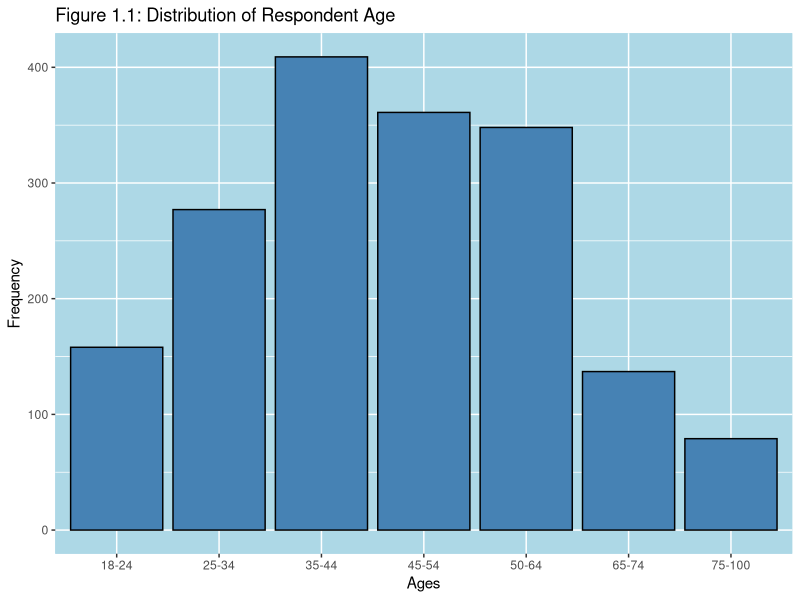
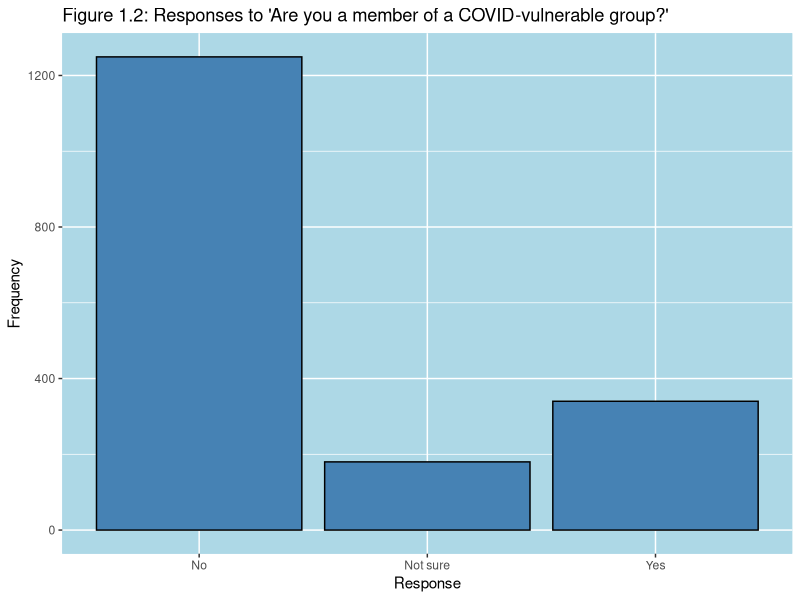
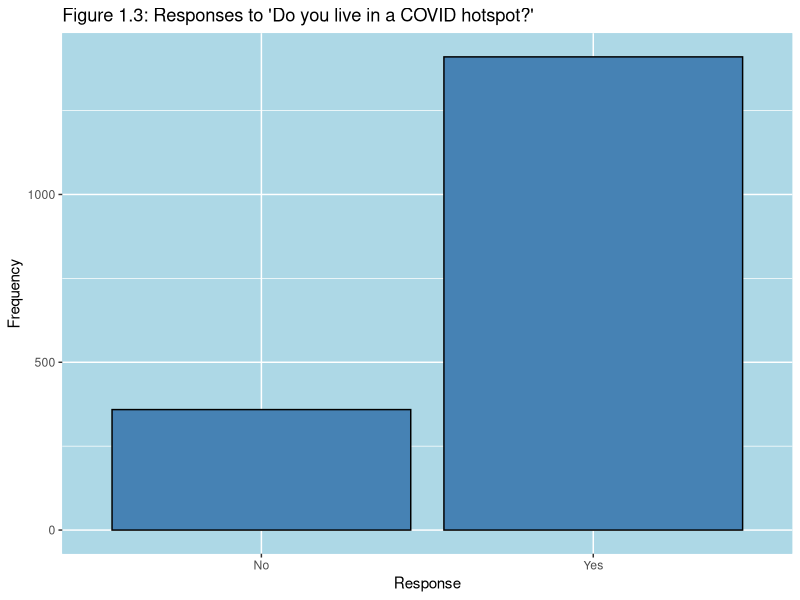
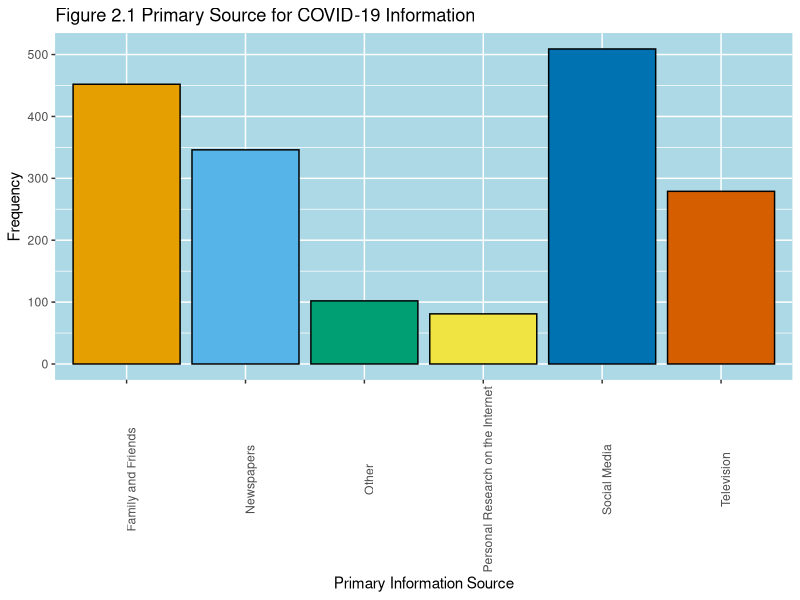
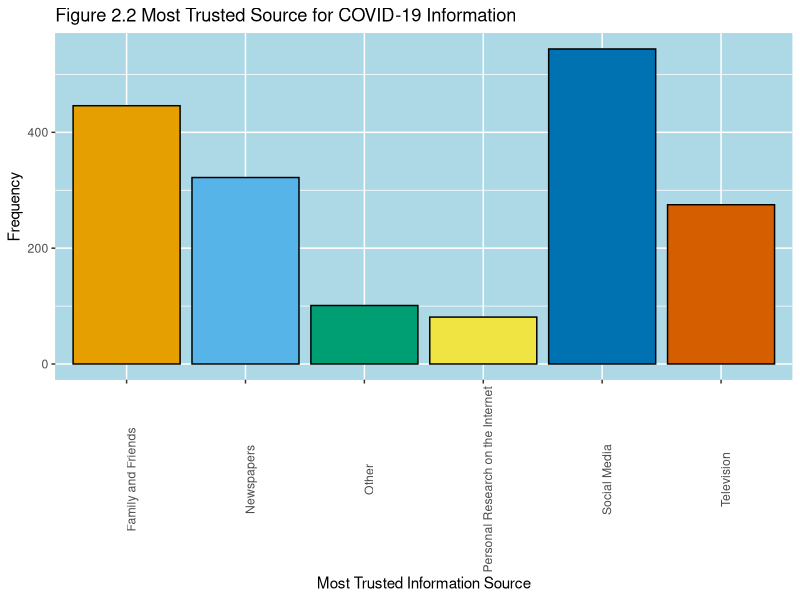
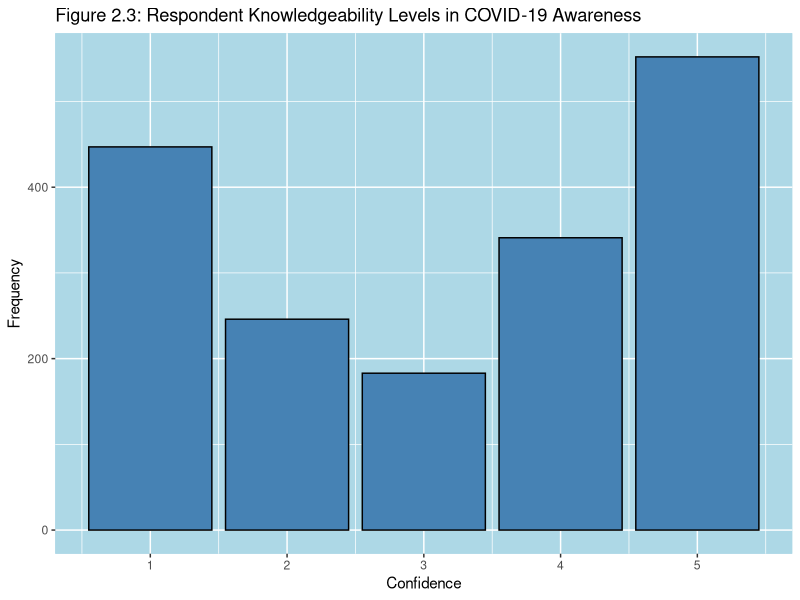
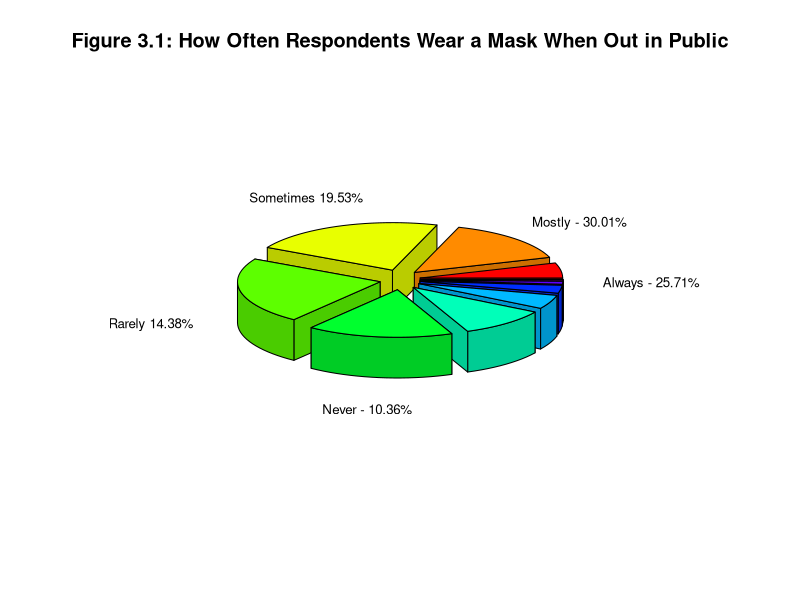
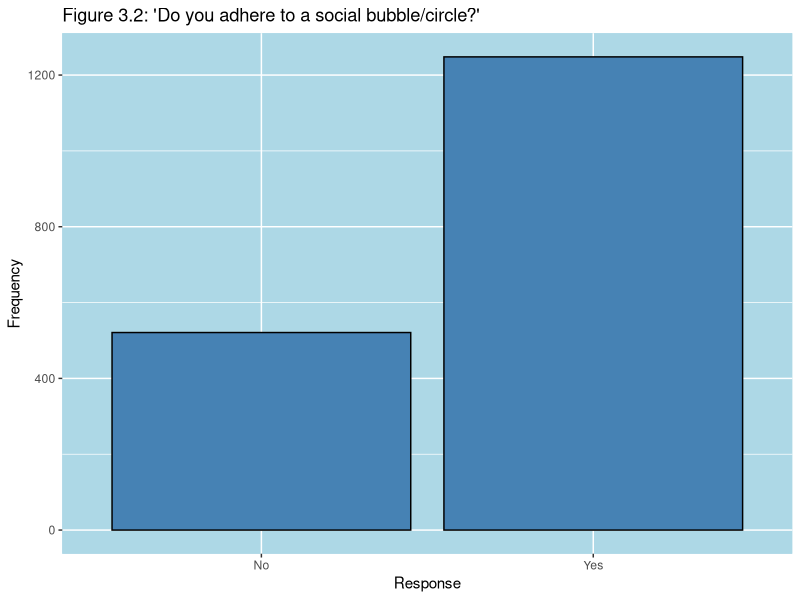

R code for these plots, in order:
## ---- chunk 1
knitr::opts_chunk$set(echo = TRUE)
#install.packages('plotrix')
library(tidyverse)
## ---- chunk 2
#Simulating data
#We can always change the prob to fit our report
set.seed(314)

# Number of respondents to our survey
sample_size = 1769

#What is your age?
my_data <- tibble(
  Age  = sample(x = c("18-24", "25-34", "35-44", "45-54", "50-64", "65-74", "75-100"), size = sample_size, replace = TRUE, prob = c(0.1, 0.159, 0.25, 0.22, .2, 0.1, 0.05)),
  
#Are you a member of a vulnerable population?
  Vulnerable_Population = sample(x = c("Yes", "No", "Not sure"), size = sample_size, replace = TRUE, prob = c(0.2, 0.7, 0.1)),
  
  #Do you live in one of the following administrative/metropolitan regions
  Living = sample(x = c("Yes", "No"),  size = sample_size, replace = TRUE, prob = c(0.8, 0.2)),

#Are you Pro-Vaccine or Anti-Vaccine?
  Vaccine_Status = sample(x = c("Pro-Vaccine", "Anti-Vaccine"), size = sample_size, replace = TRUE, prob = c(0.85, 0.15)),

#What is your primary source of media?"
  Primary_Source = sample(x = c("Social Media", "Television", "Newspapers", "Personal Research on the Internet", "Family and Friends", "Other"), size = sample_size, replace = TRUE, prob = c(0.3, 0.15, 0.2, 0.05, 0.25, 0.05)),

#Which source do you consider most trustworthy?"
  Trustworthy_Source = sample(x = c("Social Media", "Television", "Newspapers", "Personal Research on the Internet", "Family and Friends", "Other"), size = sample_size, replace = TRUE, prob = c(0.3, 0.15, 0.2, 0.05, 0.25, 0.05)),

#On a scale from 1 to 5, how knowledgeable do you think you are about COVID-19?
  Knowledgeable = sample(c(1:5), size = sample_size, replace = TRUE, prob = c(0.25, 0.15, 0.1, 0.2, 0.3)),
  
#How often do you wear a mask?
  Mask_Frequency = sample(x = c("Always", "Most of the time", "Sometimes", "Rarely", "Never"), size = sample_size, replace = TRUE, prob = c(0.25, 0.3, 0.2, 0.15, 0.1)),
  
#Do you stick to a social bubble?
  Social_Bubble = sample(x = c("Yes", "No"), size = sample_size, replace = TRUE, prob = c(0.7066, 0.2934)),
  
#Do you follow regulations at private establishments?
  Follow_Regulation = sample(x = c("Yes, I follow all store requirements",
                                   "Mostly",
                                   "Only ones I think will be enforced",
                                   "None"),
                             size = sample_size, replace = TRUE, 
                           prob = c(0.25, 0.25, 0.25, 0.25)),
  
  Visit_non_essentials = rpois(sample_size, 3),
  
#Have you traveled within Canada?
  Travel_Within_Canada = sample(x = c("No", "Yes"), size = sample_size, replace = TRUE, prob = c(0.8674, 0.1326)), 
  
#Have you traveled outside of Canada?
  Travel_Out_Of_Canada = sample(x = c("No", "Yes"), size = sample_size, replace = TRUE, prob = c(0.98743, 0.01257)),

#Do you have confidence in the vaccine?
  Vaccine_Confidence = sample(x = c("Yes", "No"), size = sample_size, replace = TRUE, prob = c(0.80,0.20)),

#Would you take the vaccine?
  Vaccine_Taken = sample(x = c("Yes", "No"), size = sample_size, replace = TRUE, prob = c(0.75,0.25))
)
## ---- chunk 3

#Graphs

#Distribution of Respondent Age Graph
my_data %>% 
  ggplot(aes(x = Age)) +
  geom_bar(colour ="black", fill="steelblue") +
  labs(x = "Ages",
       y = "Frequency",
       title = "Figure 1.1: Distribution of Respondent Age") +
  theme(panel.background = element_rect(fill = "lightblue",
                                colour = "lightblue",
                                size = 0.5, linetype = "solid"))

## ---- chunk 4

#Distribution of Vulnerable Populations
my_data %>% 
  ggplot(aes(x = Vulnerable_Population)) +
  geom_bar(colour ="black", fill="steelblue") +
  labs(x = "Response",
       y = "Frequency",
       title = "Figure 1.2: Responses to 'Are you a member of a COVID-vulnerable group?'") +
  theme(panel.background = element_rect(fill = "lightblue",
                                colour = "lightblue",
                                size = 0.5, linetype = "solid"))

## ---- chunk 5

#Distribution of Living in COVID Hotspots
my_data %>% 
  ggplot(aes(x = Living)) +
  geom_bar(colour ="black", fill="steelblue") +
  labs(x = "Response",
       y = "Frequency",
       title = "Figure 1.3: Responses to 'Do you live in a COVID hotspot?'") +
  theme(panel.background = element_rect(fill = "lightblue",
                                colour = "lightblue",
                                size = 0.5, linetype = "solid"))
## ---- chunk 6
# Colour palette

cbPalette <- c("#E69F00", "#56B4E9", "#009E73", "#F0E442", "#0072B2", "#D55E00")

#Distribution of Primary Sources
my_data %>% 
  ggplot(aes(x = Primary_Source)) +
  geom_bar(colour ="black", fill=cbPalette) +
  labs(x = "Primary Information Source",
       y = "Frequency",
       title = "Figure 2.1 Primary Source for COVID-19 Information") +
  theme(axis.text.x=element_text(angle=90), 
        panel.background = element_rect(fill = "lightblue",
                                colour = "lightblue",
                                size = 0.5, linetype = "solid"))

## ---- chunk 7

#Distribution of Most Trusted source
my_data %>% 
  ggplot(aes(x = Trustworthy_Source)) +
  geom_bar(colour ="black", fill=cbPalette) +
  labs(x = "Most Trusted Information Source",
       y = "Frequency",
       title = "Figure 2.2 Most Trusted Source for COVID-19 Information") +
  theme(axis.text.x=element_text(angle=90), 
        panel.background = element_rect(fill = "lightblue",
                                colour = "lightblue",
                                size = 0.5, linetype = "solid"))


## ---- chunk 8

#Distribution of Confidence
my_data %>% 
  ggplot(aes(x = Knowledgeable)) +
  geom_bar(colour ="black", fill="steelblue") +
  labs(x = "Confidence",
       y = "Frequency",
       title = "Figure 2.3: Respondent Knowledgeability Levels in COVID-19 Awareness") +
  theme(panel.background = element_rect(fill = "lightblue",
                                colour = "lightblue",
                                size = 0.5, linetype = "solid"))
## ---- chunk 9
library(plotrix)
dat<-table(my_data[11])
#proportions(dat)
lbls <- c("Always - 25.71%", "Mostly - 30.01%", "Sometimes 19.53%", "Rarely 14.38%", "Never - 10.36%")
pie3D(dat, radius = .7, labels=lbls,explode=0.1, main="Figure 3.1: How Often Respondents Wear a Mask When Out in Public", labelcex=.8)


#Mask adherance rate
#my_data %>% 
#  ggplot(aes(x = Mask_Frequency)) +
#  geom_bar(colour ="black", fill="steelblue") +
 # labs(x = "Response",
 #      y = "Frequency",
 #      title = "Figure 3.1: 'How often do you wear a mask?'") +
 # theme(panel.background = element_rect(fill = "lightblue",
 #                               colour = "lightblue",
 #                               size = 0.5, linetype = "solid"))
## ---- chunk 10
#Social bubble adherence
my_data %>% 
  ggplot(aes(x = Social_Bubble)) +
  geom_bar(colour ="black", fill="steelblue") +
  labs(x = "Response",
       y = "Frequency",
       title = "Figure 3.2: 'Do you adhere to a social bubble/circle?'") +
  theme(panel.background = element_rect(fill = "lightblue",
                                colour = "lightblue",
                                size = 0.5, linetype = "solid"))
## ---- chunk 11
#Private establishment rule adherence
my_data %>% 
  ggplot(aes(x = Follow_Regulation)) +
  geom_bar(colour ="black", fill="steelblue") +
  labs(x = "Response",
       y = "Frequency",
       title = "Figure 3.3: 'Do you follow all health measures at private establishments?'") +
  theme(axis.text.x=element_text(angle=90), panel.background = element_rect(fill = "lightblue",
                                colour = "lightblue",
                                size = 0.5, linetype = "solid"))
## ---- chunk 12
#Social bubble adherence
my_data %>% 
  ggplot(aes(x = Visit_non_essentials)) +
  geom_bar(colour ="black", fill="steelblue") +
  labs(x = "Response",
       y = "Frequency",
       title = "Figure 3.4: Frequency of Participation in Non-Essential Activities") +
  theme(panel.background = element_rect(fill = "lightblue",
                                colour = "lightblue",
                                size = 0.5, linetype = "solid"))

## ---- chunk 13
#Travel within Canada

my_data %>% 
  ggplot(aes(x = Travel_Within_Canada)) +
  geom_bar(colour ="black", fill="steelblue") +
  labs(x = "Response",
       y = "Frequency",
       title = "Figure 3.5: 'Have you travelled within Canada within the past 6 months?'") +
  theme(panel.background = element_rect(fill = "lightblue",
                                colour = "lightblue",
                                size = 0.5, linetype = "solid"))
## ---- chunk 14
#Travel outside of Canada

my_data %>% 
  ggplot(aes(x = Travel_Out_Of_Canada)) +
  geom_bar(colour ="black", fill="steelblue") +
  labs(x = "Response",
       y = "Frequency",
       title = "Figure 3.6: 'Have you travelled outside of Canada in the past 6 months?'") +
  theme(panel.background = element_rect(fill = "lightblue",
                                colour = "lightblue",
                                size = 0.5, linetype = "solid"))
## ---- chunk 15
#knitr::include_graphics("Surveyquestions1.png")
## ---- chunk 16
#knitr::include_graphics("Surveyquestions2.png")
## ---- chunk 17
#knitr::include_graphics("Surveyquestions3.png")
## ---- chunk 18
#knitr::include_graphics("Surveyquestions4.png")
## ---- chunk 19
#knitr::include_graphics("Surveyquestions5.png")
## ---- chunk 20
#knitr::include_graphics("Surveyquestions6.png")
## ---- chunk 21
#knitr::include_graphics("Surveyquestions7.png")
